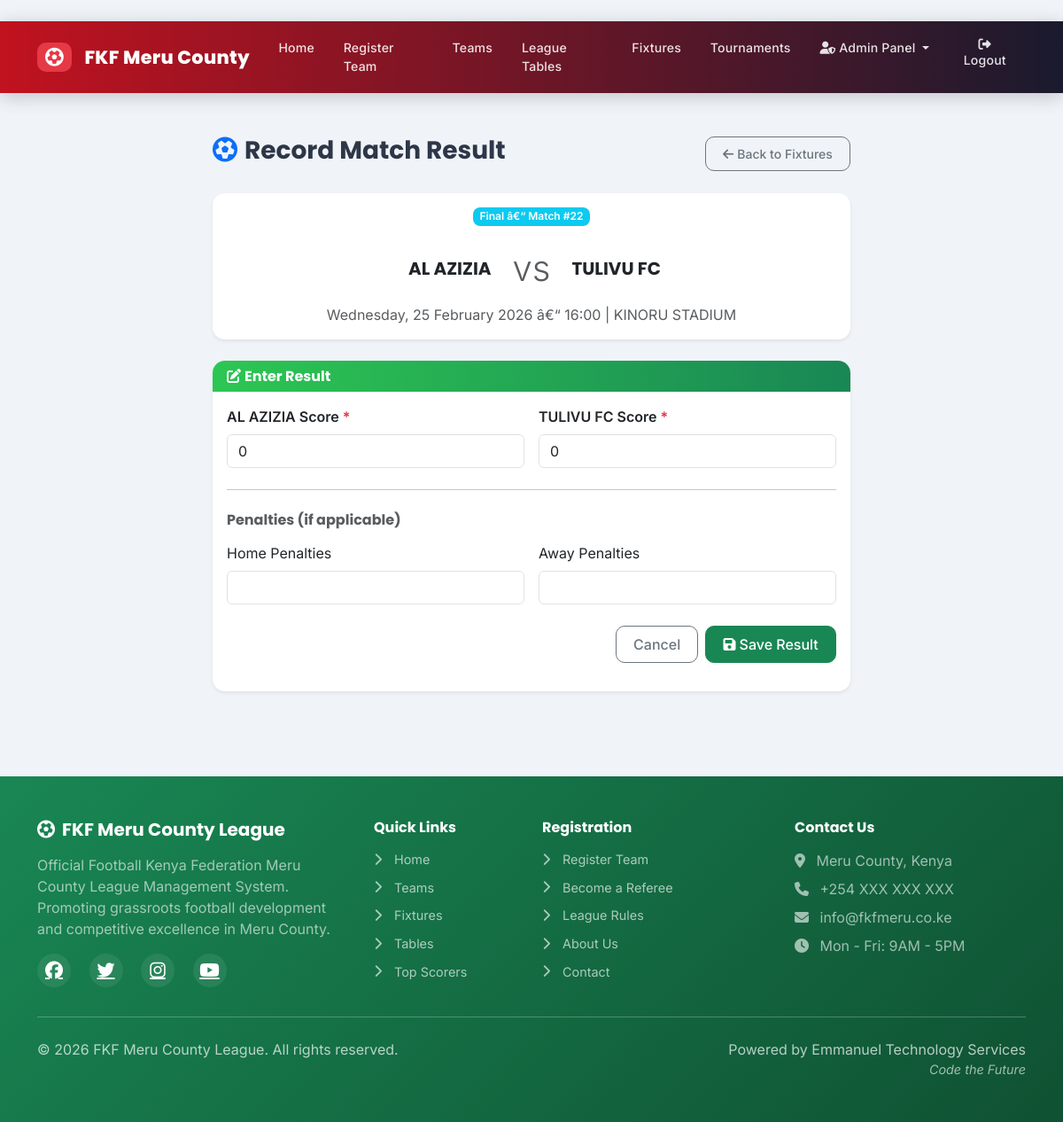
Page /tournaments/match/1/result/ (signed in) on the committed database.
### tournaments/models.py (models this page shows, shortened)
class TournamentMatch(models.Model):
    STAGE_CHOICES = [
        ('group', 'Group Stage'),
        ('round_of_32', 'Round of 32'),
        ('round_of_16', 'Round of 16'),
        ('quarter_final', 'Quarter Final'),
        ('semi_final', 'Semi Final'),
        ('third_place', 'Third Place Playoff'),
        ('final', 'Final'),
    ]
    STATUS_CHOICES = [
        ('scheduled', 'Scheduled'),
        ('live', 'Live'),
        ('completed', 'Completed'),
        ('postponed', 'Postponed'),
        ('cancelled', 'Cancelled'),
    ]
    tournament = models.ForeignKey(
        Tournament, on_delete=models.CASCADE, related_name='matches'
    )
    group = models.ForeignKey(
        TournamentGroup, on_delete=models.SET_NULL,
        null=True, blank=True, related_name='matches'
    )
    stage = models.CharField(max_length=20, choices=STAGE_CHOICES, default='group')
    match_number = models.PositiveIntegerField(
        help_text="Sequence number within the stage."
    )
    home_team = models.ForeignKey(
        TournamentTeamRegistration, on_delete=models.CASCADE,
        related_name='home_tournament_matches', null=True, blank=True,
    )
    away_team = models.ForeignKey(
        TournamentTeamRegistration, on_delete=models.CASCADE,
        related_name='away_tournament_matches', null=True, blank=True,
    )
    match_date = models.DateTimeField()
    kickoff_time = models.CharField(max_length=5, blank=True, null=True)
    venue = models.CharField(max_length=200, blank=True)
    match_duration = models.PositiveIntegerField(
        default=90,
        help_text="Total match duration in minutes (e.g. 60, 70, 80, 90)."
    )
    half_duration = models.PositiveIntegerField(
        default=45,
        help_text="Duration of each half in minutes."
    )
    extra_time_duration = models.PositiveIntegerField(
        default=30,
        help_text="Extra time duration (if applicable) in minutes."
    )
    status = models.CharField(max_length=20, choices=STATUS_CHOICES, default='scheduled')
    start_time = models.DateTimeField(null=True, blank=True)
    home_score = models.PositiveIntegerField(default=0)
    away_score = models.PositiveIntegerField(default=0)
    home_penalties = models.PositiveIntegerField(null=True, blank=True)
    away_penalties = models.PositiveIntegerField(null=True, blank=True)
    referee = models.ForeignKey(
        'referees.Referee', on_delete=models.SET_NULL, null=True, blank=True,
        related_name='tournament_matches',
    )
    notes = models.TextField(blank=True)
    created_at = models.DateTimeField(auto_now_add=True)
    updated_at = models.DateTimeField(auto_now=True)
    class Meta:
        ordering = ['match_date', 'match_number']
        unique_together = ('tournament', 'stage', 'match_number')

class TournamentTeamRegistration(models.Model):
    REG_STATUS = [
        ('pending', 'Pending Review'),
        ('approved', 'Approved'),
        ('rejected', 'Rejected'),
        ('withdrawn', 'Withdrawn'),
    ]
    TEAM_TYPE_CHOICES = [
        ('league', 'FKF League Team'),
        ('external', 'External Team'),
    ]
    tournament = models.ForeignKey(
        Tournament, on_delete=models.CASCADE, related_name='registrations'
    )
    team = models.ForeignKey(
        Team, on_delete=models.CASCADE,
        related_name='tournament_registrations',
        null=True, blank=True,
        help_text="For teams already in the FKF County League."
    )
    external_team = models.ForeignKey(
        ExternalTeam, on_delete=models.CASCADE,
        related_name='tournament_registrations',
        null=True, blank=True,
        help_text="For teams NOT in the FKF County League."
    )
    team_type = models.CharField(
        max_length=10, choices=TEAM_TYPE_CHOICES, default='league'
    )
    registered_by = models.ForeignKey(
        settings.AUTH_USER_MODEL, on_delete=models.SET_NULL, null=True
    )
    status = models.CharField(max_length=15, choices=REG_STATUS, default='pending')
    rejection_reason = models.TextField(blank=True)
    payment_confirmed = models.BooleanField(default=False)
    seed = models.PositiveIntegerField(null=True, blank=True, help_text="Seeding number.")
    registered_at = models.DateTimeField(auto_now_add=True)
    updated_at = models.DateTimeField(auto_now=True)
    class Meta:
        ordering = ['seed', 'registered_at']
    @property
    def display_name(self):
        if self.team_type == 'league' and self.team:
            return self.team.team_name
        elif self.team_type == 'external' and self.external_team:
            return self.external_team.team_name
        return "Unknown Team"

class Tournament(models.Model):
    FORMAT_CHOICES = [
        ('knockout', 'Knockout'),
        ('group_knockout', 'Group Stage + Knockout'),
        ('round_robin', 'Round Robin'),
        ('swiss', 'Swiss System'),
    ]
    STATUS_CHOICES = [
        ('draft', 'Draft'),
        ('registration', 'Registration Open'),
        ('registration_closed', 'Registration Closed'),
        ('ongoing', 'Ongoing'),
        ('completed', 'Completed'),
        ('cancelled', 'Cancelled'),
    ]
    name = models.CharField(max_length=200)
    slug = models.SlugField(max_length=220, unique=True, blank=True)
    description = models.TextField(blank=True)
    banner = models.ImageField(upload_to='tournament_banners/', blank=True, null=True)
    logo = models.ImageField(upload_to='tournament_logos/', blank=True, null=True)
    start_date = models.DateField()
    end_date = models.DateField()
    registration_deadline = models.DateTimeField(
        help_text="Teams can register until this date/time."
    )
    format = models.CharField(max_length=20, choices=FORMAT_CHOICES, default='knockout')
    max_teams = models.PositiveIntegerField(default=16)
    min_squad_size = models.PositiveIntegerField(default=15)
    max_squad_size = models.PositiveIntegerField(default=25)
    group_count = models.PositiveIntegerField(
        default=4,
        help_text="Number of groups (only for Group Stage + Knockout format)."
    )
    allow_external_teams = models.BooleanField(
        default=True,
        help_text="Allow teams not in the FKF County League to register."
    )
    zone = models.ForeignKey(
        Zone, on_delete=models.SET_NULL, null=True, blank=True,
        help_text="Leave blank for county-wide tournaments."
    )
    venue = models.CharField(max_length=200, blank=True)
    status = models.CharField(max_length=25, choices=STATUS_CHOICES, default='draft')
    rules = models.TextField(blank=True, help_text="Tournament rules & regulations.")
    prize_info = models.TextField(blank=True, help_text="Prize breakdown.")
    entry_fee = models.DecimalField(max_digits=10, decimal_places=2, default=0)
    created_by = models.ForeignKey(
        settings.AUTH_USER_MODEL,
        on_delete=models.SET_NULL, null=True,
        related_name='created_tournaments',
    )
    created_at = models.DateTimeField(auto_now_add=True)
    updated_at = models.DateTimeField(auto_now=True)
    class Meta:
        ordering = ['-start_date']

### teams/models.py (models this page shows, shortened)
class Team(models.Model):
    STATUS_CHOICES = [
        ('pending', 'Pending'),
        ('approved', 'Approved'),
        ('rejected', 'Rejected'),
        ('suspended', 'Suspended'),
    ]
    team_name = models.CharField(max_length=200, unique=True)
    team_code = models.CharField(max_length=20, unique=True, blank=True)
    logo = models.ImageField(upload_to='team_logos/', blank=True, null=True)
    location = models.CharField(max_length=200)
    home_ground = models.CharField(max_length=200)
    map_location = models.URLField(blank=True)
    latitude = models.DecimalField(max_digits=9, decimal_places=6, blank=True, null=True)
    longitude = models.DecimalField(max_digits=9, decimal_places=6, blank=True, null=True)
    contact_person = models.CharField(max_length=100)
    phone_number = models.CharField(
        max_length=13,
        unique=True,
        validators=[validate_kenya_phone],
        help_text="Must be +254 followed by 9 digits (e.g., +254712345678)"
    )
    email = models.EmailField(blank=True, unique=True)
    zone = models.ForeignKey(Zone, on_delete=models.SET_NULL, null=True, blank=True)
    status = models.CharField(max_length=20, choices=STATUS_CHOICES, default='pending')
    manager = models.ForeignKey(
        settings.AUTH_USER_MODEL,
        on_delete=models.SET_NULL,
        null=True,
        blank=True,
        related_name='managed_teams'
    )
    payment_status = models.BooleanField(default=False)
    payment_date = models.DateField(blank=True, null=True)
    home_jersey_color = models.CharField(max_length=50, blank=True, default='#dc3545')
    home_shorts_color = models.CharField(max_length=50, blank=True, default='#ffffff')
    home_socks_color = models.CharField(max_length=50, blank=True, default='#dc3545')
    away_jersey_color = models.CharField(max_length=50, blank=True, default='#ffffff')
    away_shorts_color = models.CharField(max_length=50, blank=True, default='#dc3545')
    away_socks_color = models.CharField(max_length=50, blank=True, default='#ffffff')
    third_jersey_color = models.CharField(max_length=50, blank=True)
    third_shorts_color = models.CharField(max_length=50, blank=True)
    third_socks_color = models.CharField(max_length=50, blank=True)
    gk_home_jersey_color = models.CharField(max_length=50, blank=True, default='#28a745')
    gk_home_shorts_color = models.CharField(max_length=50, blank=True, default='#28a745')
    gk_home_socks_color = models.CharField(max_length=50, blank=True, default='#28a745')
    gk_away_jersey_color = models.CharField(max_length=50, blank=True, default='#ffc107')
    gk_away_shorts_color = models.CharField(max_length=50, blank=True, default='#ffc107')
    gk_away_socks_color = models.CharField(max_length=50, blank=True, default='#ffc107')
    gk_third_jersey_color = models.CharField(max_length=50, blank=True)
    gk_third_shorts_color = models.CharField(max_length=50, blank=True)
    gk_third_socks_color = models.CharField(max_length=50, blank=True)
    kit_colors_set = models.BooleanField(default=False)
    kit_setup_prompt_shown = models.BooleanField(default=False)
    home_kit_image = models.ImageField(upload_to='kit_images/', blank=True, null=True,
                                      help_text="Upload home kit design/image")
    away_kit_image = models.ImageField(upload_to='kit_images/', blank=True, null=True,
                                      help_text="Upload away kit design/image")
    third_kit_image = models.ImageField(upload_to='kit_images/', blank=True, null=True,
                                       help_text="Upload third kit design/image")
    gk_home_kit_image = models.ImageField(upload_to='kit_images/', blank=True, null=True,
                                         help_text="Upload GK home kit design/image")
    gk_away_kit_image = models.ImageField(upload_to='kit_images/', blank=True, null=True,
                                         help_text="Upload GK away kit design/image")
    gk_third_kit_image = models.ImageField(upload_to='kit_images/', blank=True, null=True,
                                          help_text="Upload GK third kit design/image")
    registration_date = models.DateTimeField(auto_now_add=True)
    def __str__(self):
        return self.team_name
    class Meta:
        ordering = ['team_name']

### tournaments/views.py (the view)
# urls.py: path('match/<int:match_pk>/result/', views.record_result, name='record_result'),
@login_required
@user_passes_test(admin_required)
def record_result(request, match_pk):
    match = get_object_or_404(TournamentMatch, pk=match_pk)
    if request.method == 'POST':
        form = MatchResultForm(request.POST, instance=match)
        if form.is_valid():
            match = form.save(commit=False)
            match.status = 'completed'
            match.save()
            if match.group and match.home_team and match.away_team:
                _update_group_standing(match)
            messages.success(request, '✅ Result recorded.')
            return redirect('tournaments:tournament_fixtures', slug=match.tournament.slug)
    else:
        form = MatchResultForm(instance=match)
    return render(request, 'tournaments/record_result.html', {'form': form, 'match': match})

### templates/tournaments/record_result.html (shortened to what this page needs)
﻿{% extends 'base.html' %}
{% block content %}
<div class="container py-4">
    <div class="row justify-content-center">
        <div class="col-lg-8">
            <div class="d-flex justify-content-between align-items-center mb-4">
                <h3><i class="fas fa-futbol text-primary me-2"></i>Record Match Result</h3>
                <a href="{% url 'tournaments:tournament_fixtures' match.tournament.slug %}" class="btn btn-outline-secondary btn-sm">
                    <i class="fas fa-arrow-left me-1"></i>Back to Fixtures
                </a>
            </div>
            <div class="card shadow-sm mb-4">
                <div class="card-body text-center">
                    <span class="badge bg-info mb-2">{{ match.get_stage_display }} â€“ Match #{{ match.match_number }}</span>
                    <div class="d-flex justify-content-center align-items-center gap-4 my-3">
                        <div class="text-end" style="min-width: 150px">
                            <h5 class="mb-0">{% if match.home_team %}{{ match.home_team.display_name }}{% else %}TBD{% endif %}</h5>
                        </div>
                        <div class="display-6 text-muted">vs</div>
                        <div class="text-start" style="min-width: 150px">
                            <h5 class="mb-0">{% if match.away_team %}{{ match.away_team.display_name }}{% else %}TBD{% endif %}</h5>
                        </div>
                    </div>
                    <p class="text-muted mb-0">{{ match.match_date|date:"l, d F Y â€“ H:i" }} | {{ match.venue|default:match.tournament.venue }}</p>
                </div>
            </div>
            <div class="card shadow-sm">
                <div class="card-header" style="background:linear-gradient(90deg,#2dc653,#198754);color:white;">
                    <h6 class="mb-0"><i class="fas fa-edit me-1"></i>Enter Result</h6>
                </div>
                <div class="card-body">
                    <form method="post" novalidate>
                        <div class="row g-3">
                            <div class="col-md-6">
                                <label for="{{ form.home_score.id_for_label }}" class="form-label fw-semibold">
                                    {% if match.home_team %}{{ match.home_team.team }}{% else %}Home{% endif %} Score <span class="text-danger">*</span>
                                </label>
                                {{ form.home_score }}
                            </div>
                            <div class="col-md-6">
                                <label for="{{ form.away_score.id_for_label }}" class="form-label fw-semibold">
                                    {% if match.away_team %}{{ match.away_team.team }}{% else %}Away{% endif %} Score <span class="text-danger">*</span>
                                </label>
                                {{ form.away_score }}
                            </div>
                        </div>
                        <hr class="my-4">
                        <h6 class="text-muted mb-3">Penalties (if applicable)</h6>
                        <div class="row g-3">
                            <div class="col-md-6">
                                <label for="{{ form.home_penalties.id_for_label }}" class="form-label">Home Penalties</label>
                                {{ form.home_penalties }}
                            </div>
                            <div class="col-md-6">
                                <label for="{{ form.away_penalties.id_for_label }}" class="form-label">Away Penalties</label>
                                {{ form.away_penalties }}
                            </div>
                        </div>
                        <div class="d-flex justify-content-end gap-2 mt-4">
                            <a href="{% url 'tournaments:tournament_fixtures' match.tournament.slug %}" class="btn btn-outline-secondary">Cancel</a>
                            <button type="submit" class="btn btn-success">
                                <i class="fas fa-save me-1"></i>Save Result
                            </button>
                        </div>
                    </form>
                </div>
            </div>
        </div>
    </div>
</div>
{% endblock %}

### rows in the picture
TournamentMatch: stage "Final", match_number "22", home_team.display_name "AL AZIZIA", away_team.display_name "TULIVU FC", match_date "Wednesday, 25 February 2026 â€“ 16:00", venue "KINORU STADIUM", home_team.team "AL AZIZIA", home_score "0", away_team.team "TULIVU FC", away_score "0"
